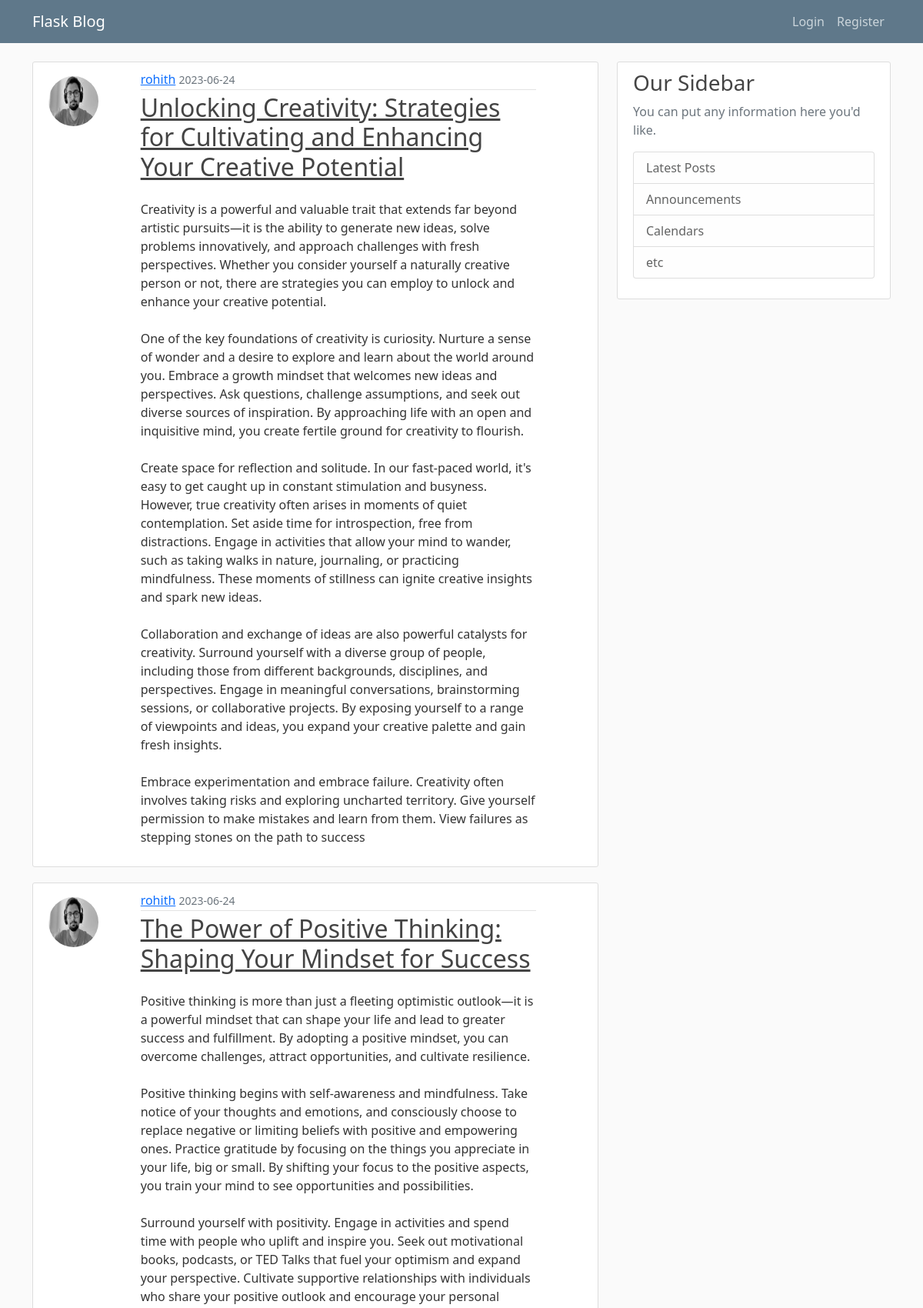
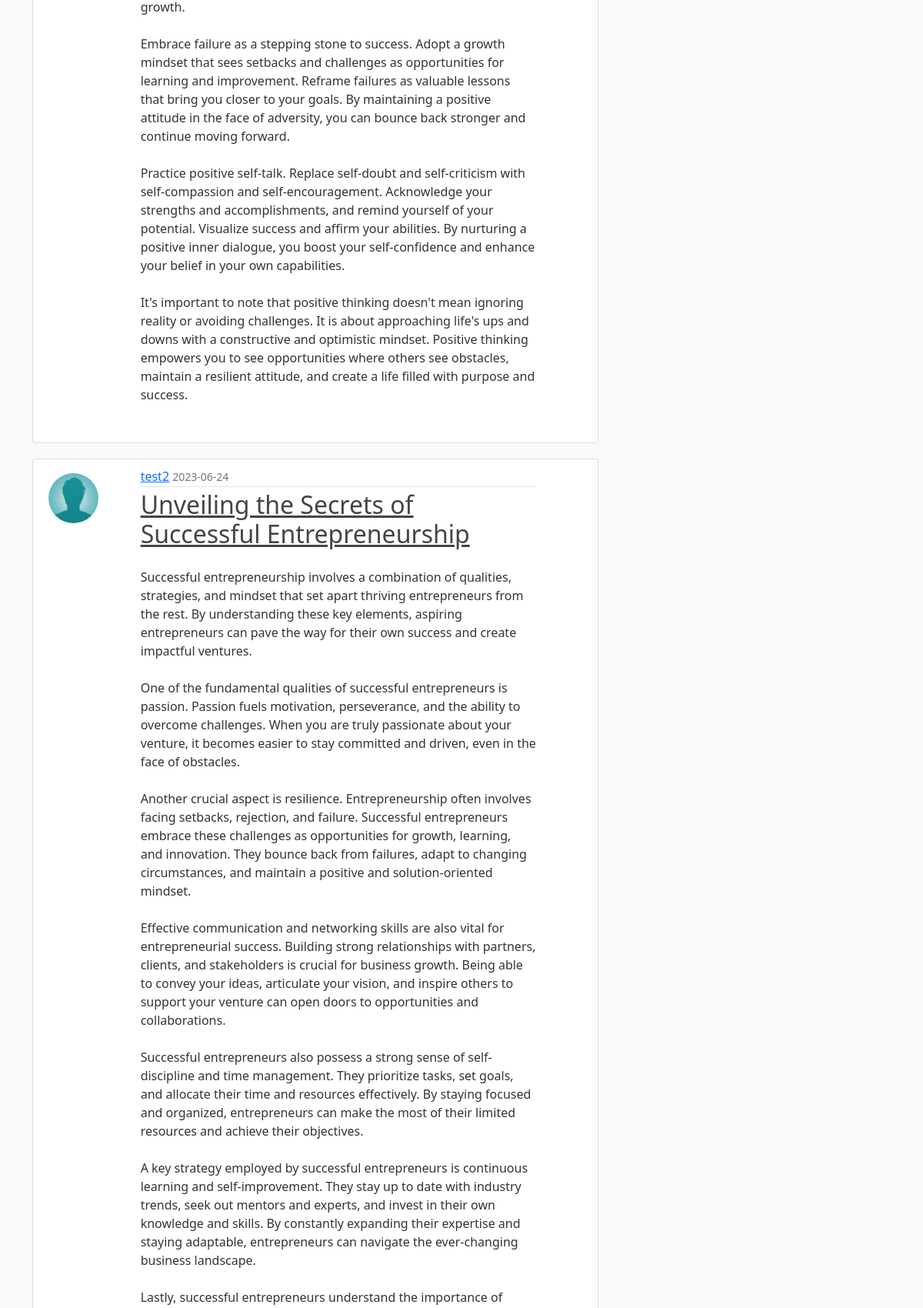
/home?page=4 (upper part), run on the app's committed database (2 pictures, top to bottom).
### on_blog/models.py (models this page shows, shortened)
class Post(db.Model):
    id = db.Column(db.Integer, primary_key=True)
    title = db.Column(db.String(100), nullable=False)
    time = db.Column(db.DateTime, nullable = False, default = datetime.utcnow)
    content = db.Column(db.Text, nullable = False)
    user_id = db.Column(db.Integer, db.ForeignKey('user.id'), nullable = False)

class User(db.Model, UserMixin):
    id = db.Column(db.Integer, primary_key=True)
    username = db.Column(db.String(20), unique=True, nullable=False)
    email = db.Column(db.String(100), unique=True, nullable=False)
    image_file = db.Column(db.String(20), nullable=False, default='default.jpeg')
    password = db.Column(db.String(60), nullable = False)
    posts = db.relationship("Post", backref = "author", lazy = True)

### on_blog/main/routes.py (the view)
@main.route("/")
@main.route("/home")
def home():
    page_no = request.args.get('page', default=1, type=int)
    posts = Post.query.order_by(Post.time.desc()).paginate(per_page=5, page=page_no)
    return render_template("home.html", posts=posts, title="Home Page")

### on_blog/templates/home.html (shortened to what this page needs)
{% extends "layout.html" %}
{% block content %}
{% for post in posts.items %}
<article class="content-section">
    <div class="row">
        <div class='col-sm-4 col-lg-2'>
            <img class="rounded-circle article-img align-items-start mt-2"
                 src="{{ url_for('static', filename='profile_pics/' + post.author.image_file) }}">
        </div>
        <div class='col-sm-8 col-lg-9'>
            <div class="media-body">
                <div class="article-metadata">
                    <a class="mr-2" href="{{url_for('posts.user_posts', username=post.author.username)}}">{{ post.author.username }}</a>
                    <small class="text-muted">{{ post.time.strftime('%Y-%m-%d') }}</small>
                </div>
                <h2><a class="article-title" href="{{url_for('posts.post', post_id = post.id)}}">{{ post.title }}</a></h2>
                <p class="article-content mt-4 ">{{ post.content }}</p>
            </div>
        </div>
    </div>
</article>
{% endfor %}
{% endblock content %}

### on_blog/static/main.css (style rules this page uses)
body { background: #fafafa; color: #333333; margin-top: 5rem; }
h1, h2, h3, h4, h5, h6 { color: #444444; }
.content-section { background: #ffffff; padding: 10px 20px; border: 1px solid #dddddd; border-radius: 3px; margin-bottom: 20px; }
.article-title { color: #444444; }
.article-content { white-space: pre-line; }
.article-img { height: 65px; width: 65px; margin-right: 16px; }
.article-metadata { padding-bottom: 1px; margin-bottom: 4px; border-bottom: 1px solid #e3e3e3 }

### data on the page
Post: image_file (picture), author.username "rohith", time "2023-06-24", title "Unlocking Creativity: Strategies for Cultivating and Enhancing Your Creative Potential", content "Creativity is a powerful and valuable trait that extends far beyond artistic pursuits—it is the ability to generate new ideas, solve problems innovatively, and approach challenges with fresh perspectives. Whether you consider yourself a naturally creative person or not, there are strategies you can employ to unlock and enhance your creative potential. One of the key foundations of creativity is curiosity. Nurture a sense of wonder and a desire to explore and learn about the world around you. Embrace a growth mindset that welcomes new ideas and perspectives. Ask questions, challenge assumptions, and seek out diverse sources of inspiration. By approaching life with an open and inquisitive…"
Post: image_file (picture), author.username "rohith", time "2023-06-24", title "The Power of Positive Thinking: Shaping Your Mindset for Success", content "Positive thinking is more than just a fleeting optimistic outlook—it is a powerful mindset that can shape your life and lead to greater success and fulfillment. By adopting a positive mindset, you can overcome challenges, attract opportunities, and cultivate resilience. Positive thinking begins with self-awareness and mindfulness. Take notice of your thoughts and emotions, and consciously choose to replace negative or limiting beliefs with positive and empowering ones. Practice gratitude by focusing on the things you appreciate in your life, big or small. By shifting your focus to the positive aspects, you train your mind to see opportunities and possibilities. Surround yourself with…"
Post: image_file (placeholder picture), author.username "test2", time "2023-06-24", title "Unveiling the Secrets of Successful Entrepreneurship"
